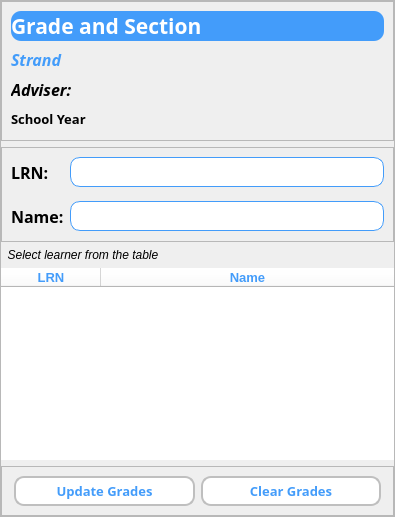
    <widget class="QFrame" name="frame">
     <property name="minimumSize">
      <size>
       <width>395</width>
       <height>0</height>
      </size>
     </property>
     <property name="maximumSize">
      <size>
       <width>395</width>
       <height>16777215</height>
      </size>
     </property>
     <property name="frameShape">
      <enum>QFrame::StyledPanel</enum>
     </property>
     <property name="frameShadow">
      <enum>QFrame::Raised</enum>
     </property>
     <layout class="QVBoxLayout" name="verticalLayout_2">
      <property name="leftMargin">
       <number>0</number>
      </property>
      <property name="topMargin">
       <number>0</number>
      </property>
      <property name="rightMargin">
       <number>0</number>
      </property>
      <property name="bottomMargin">
       <number>0</number>
      </property>
      <item>
       <widget class="QFrame" name="frame_4">
        <property name="minimumSize">
         <size>
          <width>0</width>
          <height>140</height>
         </size>
        </property>
        <property name="maximumSize">
         <size>
          <width>16777215</width>
          <height>170</height>
         </size>
        </property>
        <property name="frameShape">
         <enum>QFrame::StyledPanel</enum>
        </property>
        <property name="frameShadow">
         <enum>QFrame::Raised</enum>
        </property>
        <layout class="QVBoxLayout" name="verticalLayout">
         <item>
          <widget class="QLabel" name="gradeSecSHS">
           <property name="font">
            <font>
             <family>Segoe UI Semibold</family>
             <pointsize>16</pointsize>
             <weight>75</weight>
             <italic>false</italic>
             <bold>true</bold>
            </font>
           </property>
           <property name="styleSheet">
            <string notr="true">QLabel{
	background-color: rgb(67, 156, 250);
    border-radius: 10px;
	color: rgb(255,255,255);
}</string>
           </property>
           <property name="text">
            <string>Grade and Section</string>
           </property>
          </widget>
         </item>
         <item>
          <widget class="QLabel" name="strand">
           <property name="font">
            <font>
             <family>Segoe UI Semibold</family>
             <pointsize>12</pointsize>
             <weight>75</weight>
             <italic>true</italic>
             <bold>true</bold>
            </font>
           </property>
           <property name="styleSheet">
            <string notr="true">QLabel{
	color: rgb(67, 156, 250);
}</string>
           </property>
           <property name="text">
            <string>Strand</string>
           </property>
          </widget>
         </item>
         <item>
          <widget class="QLabel" name="advSHS">
           <property name="font">
            <font>
             <family>Segoe UI Semibold</family>
             <pointsize>12</pointsize>
             <weight>75</weight>
             <italic>true</italic>
             <bold>true</bold>
            </font>
           </property>
           <property name="text">
            <string>Adviser: </string>
           </property>
          </widget>
         </item>
         <item>
          <widget class="QLabel" name="sySHS">
           <property name="font">
            <font>
             <family>Segoe UI Semibold</family>
             <pointsize>10</pointsize>
             <weight>75</weight>
             <bold>true</bold>
            </font>
           </property>
           <property name="text">
            <string>School Year</string>
           </property>
          </widget>
         </item>
        </layout>
       </widget>
      </item>
      <item>
       <widget class="QFrame" name="frame_3">
        <property name="minimumSize">
         <size>
          <width>0</width>
          <height>95</height>
         </size>
        </property>
        <property name="maximumSize">
         <size>
          <width>16777215</width>
          <height>95</height>
         </size>
        </property>
        <property name="frameShape">
         <enum>QFrame::StyledPanel</enum>
        </property>
        <property name="frameShadow">
         <enum>QFrame::Raised</enum>
        </property>
        <layout class="QFormLayout" name="formLayout">
         <property name="verticalSpacing">
          <number>14</number>
         </property>
         <item row="0" column="0">
          <widget class="QLabel" name="label">
           <property name="font">
            <font>
             <family>Segoe UI Semibold</family>
             <pointsize>12</pointsize>
             <weight>75</weight>
             <bold>true</bold>
            </font>
           </property>
           <property name="text">
            <string>LRN:</string>
           </property>
          </widget>
         </item>
         <item row="1" column="0">
          <widget class="QLabel" name="label_2">
           <property name="font">
            <font>
             <family>Segoe UI Semibold</family>
             <pointsize>12</pointsize>
             <weight>75</weight>
             <bold>true</bold>
            </font>
           </property>
           <property name="text">
            <string>Name:</string>
           </property>
          </widget>
         </item>
         <item row="0" column="1">
          <widget class="QLabel" name="lrn_SHS">
           <property name="minimumSize">
            <size>
             <width>0</width>
             <height>30</height>
            </size>
           </property>
           <property name="maximumSize">
            <size>
             <width>16777215</width>
             <height>30</height>
            </size>
           </property>
           <property name="font">
            <font>
             <family>Segoe UI Semibold</family>
             <pointsize>11</pointsize>
             <weight>75</weight>
             <bold>true</bold>
            </font>
           </property>
           <property name="styleSheet">
            <string notr="true">QLabel{
border-radius: 10px;
border: 1px solid rgb(67, 156, 250);
	background-color: rgb(255, 255, 255);
}</string>
           </property>
           <property name="text">
            <string/>
           </property>
          </widget>
         </item>
         <item row="1" column="1">
          <widget class="QLabel" name="name_SHS">
           <property name="minimumSize">
            <size>
             <width>0</width>
             <height>30</height>
            </size>
           </property>
           <property name="maximumSize">
            <size>
             <width>16777215</width>
             <height>30</height>
            </size>
           </property>
           <property name="font">
            <font>
             <family>Segoe UI Semibold</family>
             <pointsize>11</pointsize>
             <weight>75</weight>
             <bold>true</bold>
            </font>
           </property>
           <property name="styleSheet">
            <string notr="true">QLabel{
border-radius: 10px;
border: 1px solid rgb(67, 156, 250);
	background-color: rgb(255, 255, 255);
}</string>
           </property>
           <property name="text">
            <string/>
           </property>
          </widget>
         </item>
        </layout>
       </widget>
      </item>
      <item>
       <widget class="QLabel" name="label_6">
        <property name="font">
         <font>
          <family>Segoe UI</family>
          <pointsize>9</pointsize>
          <italic>true</italic>
         </font>
        </property>
        <property name="text">
         <string>  Select learner from the table</string>
        </property>
       </widget>
      </item>
      <item>
       <widget class="QTableWidget" name="studentSHSTable">
        <property name="styleSheet">
         <string notr="true">QTableWidget{
border: none;
	background-color: rgb(255, 255, 255);
}
QFrame{
	background-color:  rgb(255, 255, 255);
    border: none;
}

QTableView::item:selected  {
	color: rgb(255, 255, 255);
	background-color: rgb(67, 156, 250);
}

</string>
        </property>
        <property name="selectionMode">
         <enum>QAbstractItemView::SingleSelection</enum>
        </property>
        <property name="selectionBehavior">
         <enum>QAbstractItemView::SelectRows</enum>
        </property>
        <attribute name="horizontalHeaderStretchLastSection">
         <bool>true</bool>
        </attribute>
        <attribute name="verticalHeaderVisible">
         <bool>false</bool>
        </attribute>
        <column>
         <property name="text">
          <string>LRN</string>
         </property>
         <property name="font">
          <font>
           <family>Segoe UI</family>
           <pointsize>10</pointsize>
           <weight>75</weight>
           <bold>true</bold>
          </font>
         </property>
         <property name="foreground">
          <brush brushstyle="SolidPattern">
           <color alpha="255">
            <red>67</red>
            <green>156</green>
            <blue>250</blue>
           </color>
          </brush>
         </property>
        </column>
        <column>
         <property name="text">
          <string>Name</string>
         </property>
         <property name="font">
          <font>
           <family>Segoe UI</family>
           <pointsize>10</pointsize>
           <weight>75</weight>
           <bold>true</bold>
          </font>
         </property>
         <property name="foreground">
          <brush brushstyle="SolidPattern">
           <color alpha="255">
            <red>67</red>
            <green>156</green>
            <blue>250</blue>
           </color>
          </brush>
         </property>
        </column>
       </widget>
      </item>
      <item>
       <widget class="QFrame" name="frame_5">
        <property name="minimumSize">
         <size>
          <width>0</width>
          <height>50</height>
         </size>
        </property>
        <property name="frameShape">
         <enum>QFrame::StyledPanel</enum>
        </property>
        <property name="frameShadow">
         <enum>QFrame::Raised</enum>
        </property>
        <layout class="QHBoxLayout" name="horizontalLayout_2">
         <property name="leftMargin">
          <number>12</number>
         </property>
         <property name="topMargin">
          <number>0</number>
         </property>
         <property name="rightMargin">
          <number>12</number>
         </property>
         <property name="bottomMargin">
          <number>0</number>
         </property>
         <item>
          <widget class="QPushButton" name="updGradeSHS">
           <property name="minimumSize">
            <size>
             <width>0</width>
             <height>30</height>
            </size>
           </property>
           <property name="font">
            <font>
             <family>Segoe UI Semibold</family>
             <pointsize>10</pointsize>
             <weight>75</weight>
             <bold>true</bold>
            </font>
           </property>
           <property name="styleSheet">
            <string notr="true">QPushButton{
	color: rgb(67, 156, 250);
	border-radius: 10px;
	border: 2px solid rgb(191, 191, 191);
	background-color: rgb(255, 255, 255);
}
QPushButton:focus{
background-color: rgb(67, 156, 250);
	color: rgb(255, 255, 255);
 	border-radius: 10px;
}</string>
           </property>
           <property name="text">
            <string>Update Grades</string>
           </property>
          </widget>
         </item>
         <item>
          <widget class="QPushButton" name="clrGradeSHS">
           <property name="minimumSize">
            <size>
             <width>0</width>
             <height>30</height>
            </size>
           </property>
           <property name="font">
            <font>
             <family>Segoe UI Semibold</family>
             <pointsize>10</pointsize>
             <weight>75</weight>
             <bold>true</bold>
            </font>
           </property>
           <property name="styleSheet">
            <string notr="true">QPushButton{
	color: rgb(67, 156, 250);
	border-radius: 10px;
	border: 2px solid rgb(191, 191, 191);
	background-color: rgb(255, 255, 255);
}
QPushButton:focus{
background-color: rgb(67, 156, 250);
	color: rgb(255, 255, 255);
 	border-radius: 10px;
}</string>
           </property>
           <property name="text">
            <string>Clear Grades</string>
           </property>
          </widget>
         </item>
        </layout>
       </widget>
      </item>
     </layout>
    </widget>
